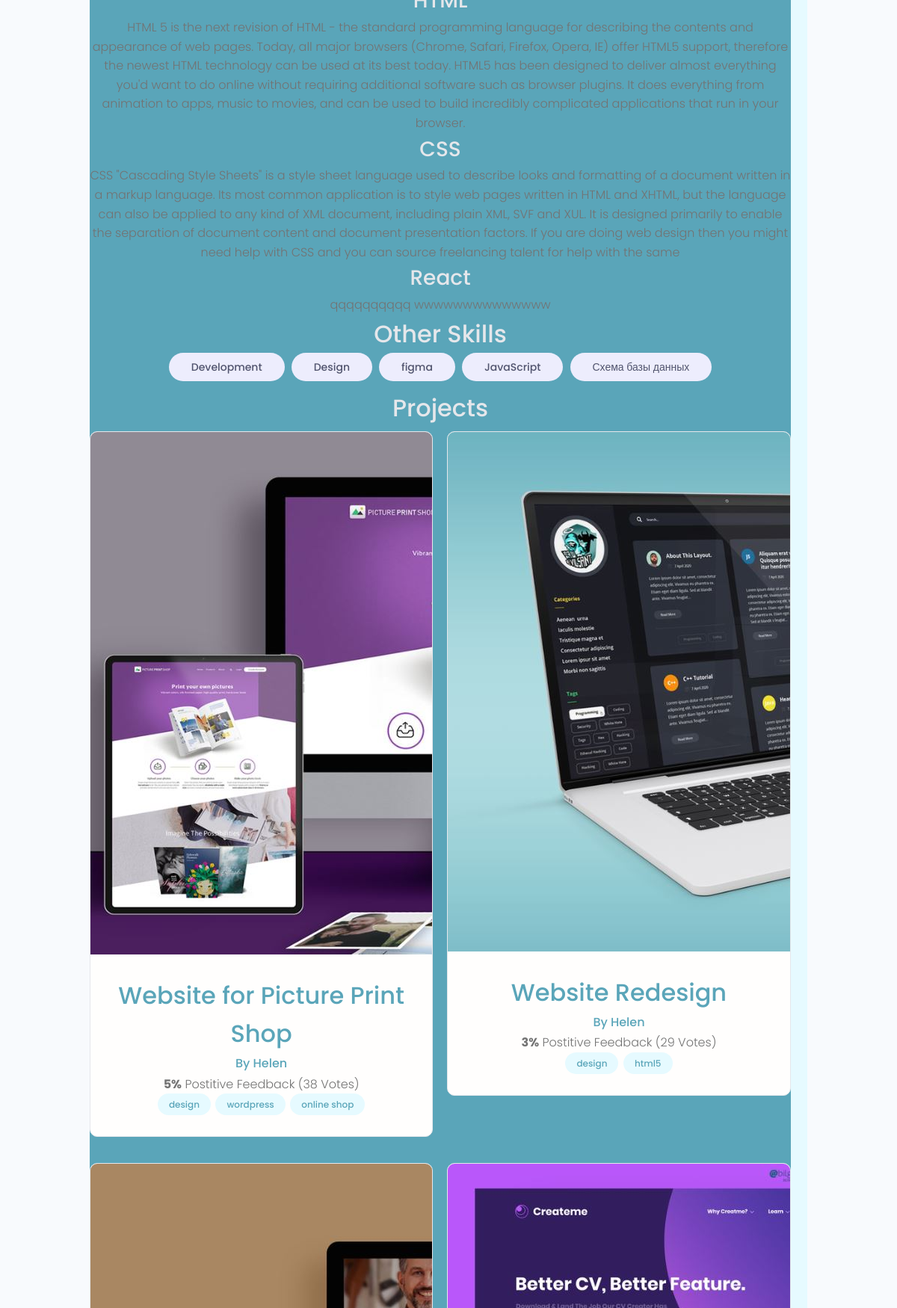
The page /profile/3/ (middle part) on the database as committed earlier.
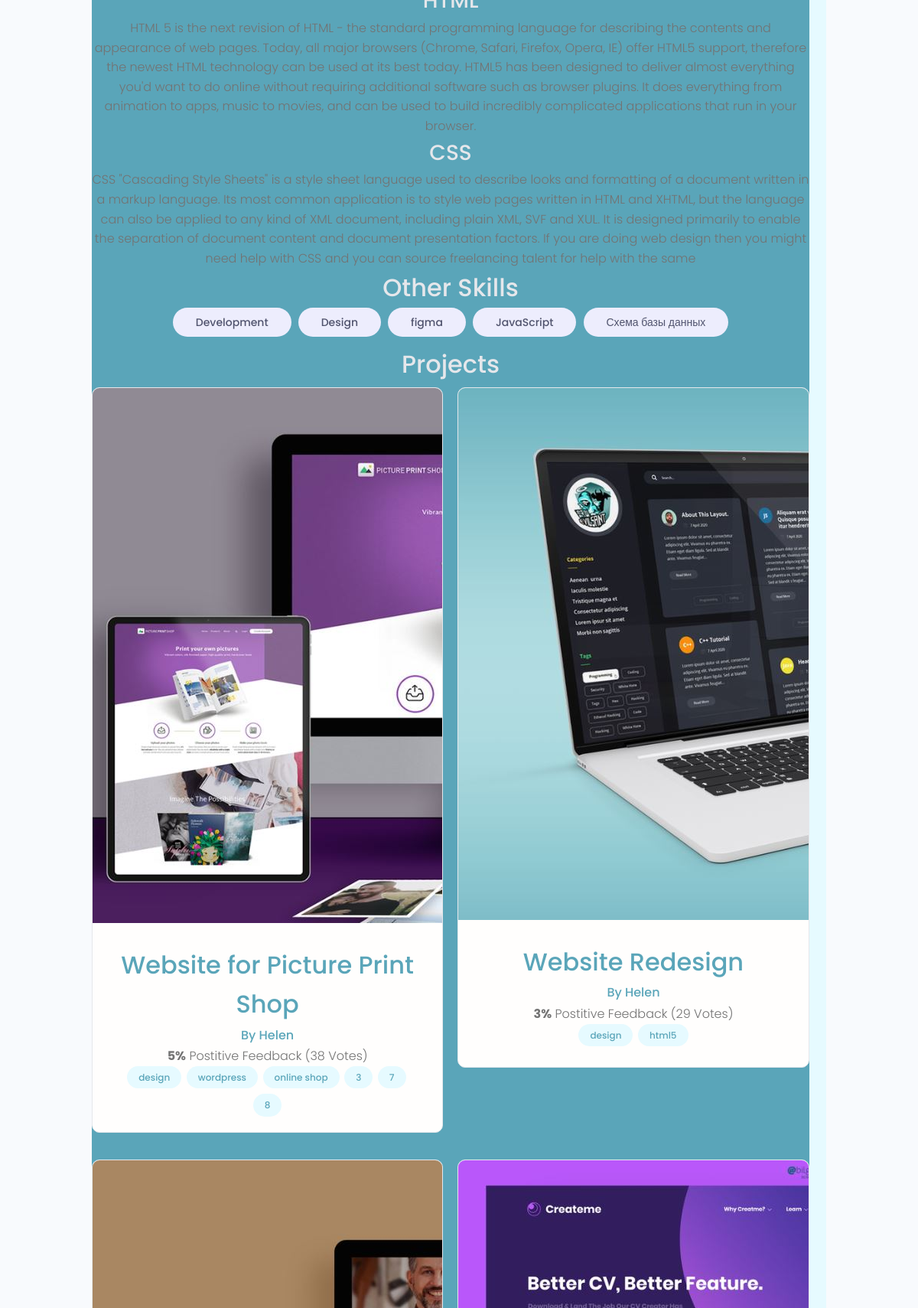
The same page on the database as committed later.
### users/models.py (models this page shows, shortened)
class Skill(models.Model):
    owner = models.ForeignKey(Profile, on_delete=models.CASCADE, blank=True, null=True)
    name = models.CharField(max_length=200, blank=True, null=True)
    description = models.TextField(blank=True, null=True)
    created = models.DateTimeField(auto_now_add=True)
    def __str__(self):
        return f"{self.name}"

class Profile(models.Model):
    user = models.OneToOneField(User, on_delete=models.CASCADE, null=True, blank=True)
    name = models.CharField(max_length=200, blank=True, null=True)
    email = models.EmailField(max_length=500, blank=True, null=True)
    username = models.CharField(max_length=200, blank=True, null=True)
    short_info = models.CharField(max_length=200, blank=True, null=True)
    bio = models.TextField(blank=True, null=True)
    profile_image = models.ImageField(blank=True, null=True, upload_to='profiles/', default="profiles/user-default.png")
    social_github = models.CharField(max_length=200, blank=True, null=True)
    social_youtube = models.CharField(max_length=200, blank=True, null=True)
    social_website = models.CharField(max_length=200, blank=True, null=True)
    created = models.DateTimeField(auto_now_add=True)

### projects/models.py (models this page shows, shortened)
class Project(models.Model):
    owner = models.ForeignKey(Profile, on_delete=models.SET_NULL, null=True, blank=True)
    title = models.CharField(max_length=200)
    description = models.TextField(null=True, blank=True)
    featured_image = models.ImageField(null=True, blank=True, upload_to="projects/%Y/%m/%d/", default="default.jpg")
    demo_link = models.CharField(max_length=2000, null=True, blank=True)
    source_link = models.CharField(max_length=2000, null=True, blank=True)
    tags = models.ManyToManyField('Tag', blank=True)
    vote_total = models.IntegerField(default=0, null=True, blank=True)
    vote_ratio = models.IntegerField(default=0, null=True, blank=True)
    created = models.DateTimeField(auto_now_add=True)
    class Meta:
        ordering = ['-vote_ratio', '-vote_total', 'title']

class Tag(models.Model):
    name = models.CharField(max_length=200)
    created = models.DateTimeField(auto_now_add=True)
    def __str__(self):
        return self.name

### users/views.py (the view)
# urls.py: path('profile/<str:pk>/', views.user_profile, name="user_profile"),
def user_profile(request, pk):
    prof = Profile.objects.get(id=pk)
    top_skills = prof.skill_set.exclude(description__exact="")
    other_skills = prof.skill_set.filter(description="")
    context = {
        'profile': prof,
        'top_skills': top_skills,
        'other_skills': other_skills
    }
    return render(request, 'users/profile.html', context)

### users/templates/users/profile.html (shortened to what this page needs)
{% extends 'projects/base.html' %}
{% block content %}
  <main class="profile my-md">
    <div class="container">
      <div class="layout">
        <div class="column column--2of3">
          <div class="devInfo">
            <div class="devInfo__skills">
              {% for skill in top_skills %}
              <div class="devSkill">
                <h4 class="devSkill__title">{{ skill.name }}</h4>
                <p class="devSkill__info">
                  {{ skill.description }}
                </p>
              </div>
              {% endfor %}
              <h3 class="devInfo__subtitle">Other Skills</h3>
              <div class="devInfo__otherSkills">
                {% for skill in other_skills %}
                <span class="tag tag--pill tag--sub tag--lg">
                  <small>{{ skill }}</small>
                </span>
                {% endfor %}
              </div>
            </div>
          </div>
          <div class="devInfo">
            <h3 class="devInfo__title">Projects</h3>
            <div class="grid grid--two">
              {% for project in profile.project_set.all %}
              <div class="column">
                <div class="card project">
                  <a href="{% url 'project' project.id %}" class="project">
                    <img class="project__thumbnail" src="{{ project.featured_image.url }}" alt="project thumbnail" />
                    <div class="card__body">
                      <h3 class="project__title">{{ project.title }}</h3>
                      <p><a class="project__author" href="{% url 'user_profile' project.owner.id %}">By {{project.owner.name}}</a></p>
                      <p class="project--rating">
                        <span style="font-weight: bold;">{{ project.vote_ratio }}%</span> Postitive
                        Feedback ({{project.vote_total}} Vote{{project.vote_total|pluralize:"s"}})
                      </p>
                      <div class="project__tags">
                        {% for tag in project.tags.all %}
                        <span class="tag tag--pill tag--main">
                          <small>{{ tag }}</small>
                        </span>
                        {% endfor %}
                      </div>
                    </div>
                  </a>
                </div>
              </div>
              {% endfor %}
            </div>
          </div>
        </div>
      </div>
    </div>
  </main>
{% endblock %}

Rows that differ between the two databases and show on the page:
removed Skill: name "React", description "qqqqqqqqqq wwwwwwwwwwwwww"
added Tag: name "3", shown under Project "Website for Picture Print Shop"
added Tag: name "7", shown under Project "Website for Picture Print Shop"
added Tag: name "8", shown under Project "Website for Picture Print Shop"
